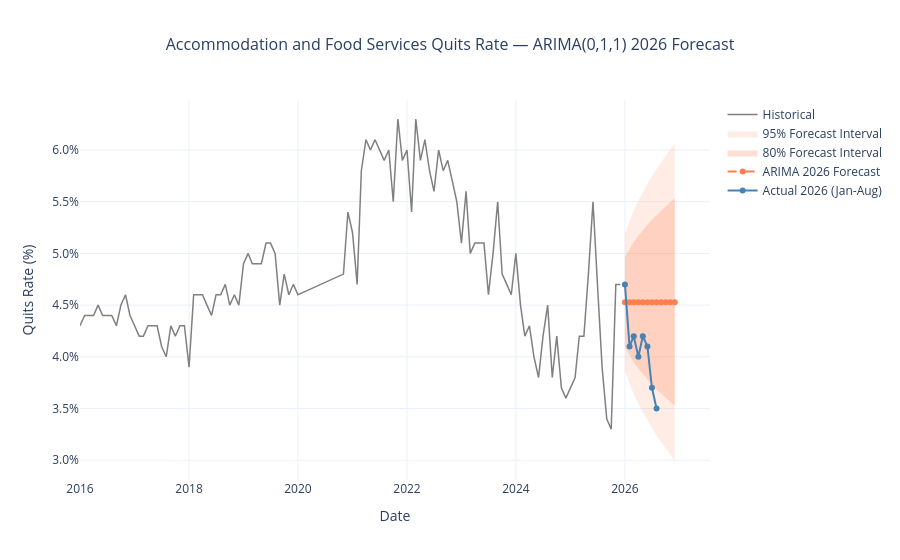

The cell this chart's notebook holds for it:
### Code cell
# --- Forward Forecast: 2026 ---
# Retrain ARIMA on full series through Dec 2025
full_series = df_interp[df_interp.index < '2026-01-01']['quit_rate']
full_series.index = pd.DatetimeIndex(full_series.index, freq='MS')

arima_final = SARIMAX(
    full_series,
    order=(0, 1, 1),
    seasonal_order=(0, 0, 0, 0)
).fit(disp=False)

forecast_index = pd.date_range(start='2026-01-01', periods=12, freq='MS')

forecast_result = arima_final.get_forecast(12)
arima_2026 = forecast_result.predicted_mean
arima_2026.index = forecast_index

ci_80 = forecast_result.conf_int(alpha=0.20)
ci_95 = forecast_result.conf_int(alpha=0.05)
ci_80.index = forecast_index
ci_95.index = forecast_index

fig = go.Figure()

# Historical series
fig.add_trace(go.Scatter(
    x=full_series.index, y=full_series.values,
    mode='lines', name='Historical',
    line=dict(color='gray', width=1.5),
    hovertemplate='%{x|%b %Y}: %{customdata}<extra></extra>',
    customdata=[f'{v:.2f}%' for v in full_series.values]
))

# 95% CI band
fig.add_trace(go.Scatter(
    x=pd.concat([ci_95.index.to_series(), ci_95.index.to_series()[::-1]]),
    y=pd.concat([ci_95.iloc[:, 1], ci_95.iloc[:, 0][::-1]]),
    fill='toself', fillcolor='rgba(255,127,80,0.15)',
    line=dict(width=0), showlegend=True, name='95% Forecast Interval'
))

# 80% CI band
fig.add_trace(go.Scatter(
    x=pd.concat([ci_80.index.to_series(), ci_80.index.to_series()[::-1]]),
    y=pd.concat([ci_80.iloc[:, 1], ci_80.iloc[:, 0][::-1]]),
    fill='toself', fillcolor='rgba(255,127,80,0.25)',
    line=dict(width=0), showlegend=True, name='80% Forecast Interval'
))

# 2026 forecast
fig.add_trace(go.Scatter(
    x=arima_2026.index, y=arima_2026.values,
    mode='lines+markers', name='ARIMA 2026 Forecast',
    line=dict(color='coral', width=2, dash='dash'),
    marker=dict(size=6),
    hovertemplate='%{x|%b %Y}: %{customdata}<extra></extra>',
    customdata=[f'{v:.2f}%' for v in arima_2026.values]
))

# Actual Jan-Aug 2026 for immediate validation
actual_2026 = df_interp[df_interp.index >= '2026-01-01']['quit_rate']
fig.add_trace(go.Scatter(
    x=actual_2026.index, y=actual_2026.values,
    mode='lines+markers', name='Actual 2026 (Jan-Aug)',
    line=dict(color='steelblue', width=2),
    marker=dict(size=6),
    hovertemplate='%{x|%b %Y}: %{customdata}<extra></extra>',
    customdata=[f'{v:.2f}%' for v in actual_2026.values]
))

fig.update_layout(
    title=dict(text='Accommodation and Food Services Quits Rate — ARIMA(0,1,1) 2026 Forecast',
               x=0.5, font=dict(size=16)),
    xaxis_title='Date',
    yaxis_title='Quits Rate (%)',
    yaxis=dict(
        tickvals=[v / 10 for v in range(10, 75, 5)],
        ticktext=[f'{v / 10:.1f}%' for v in range(10, 75, 5)]
    ),
    template='plotly_white',
    hovermode='x unified'
)

fig.show()
